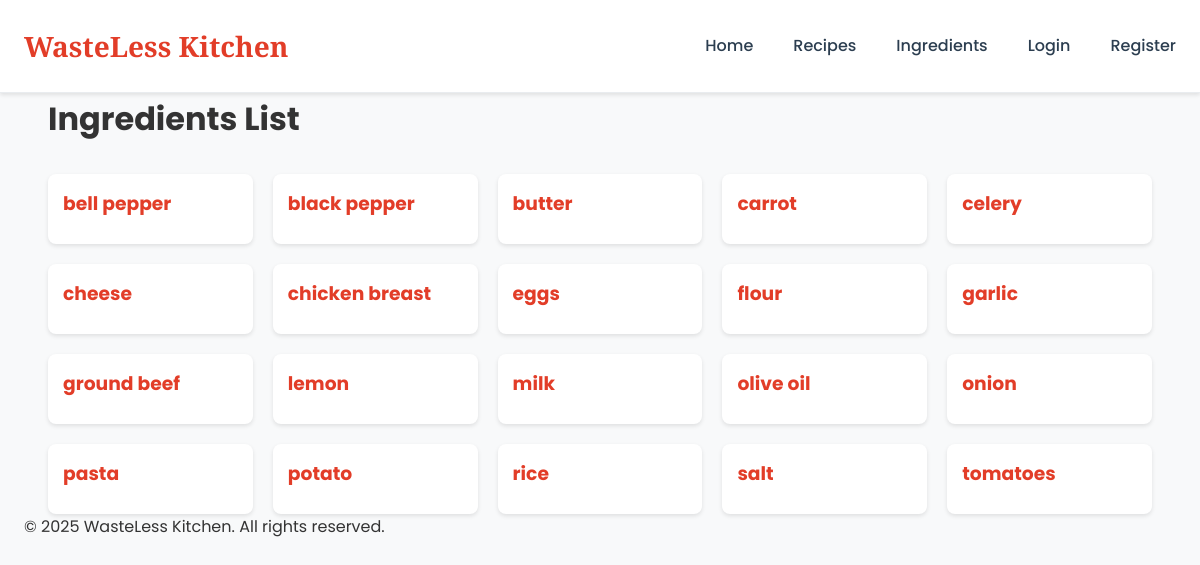
The app's page /views/ingredients.php with its own data.
### tables this page shows
CREATE TABLE IF NOT EXISTS ingredients (
    id INT AUTO_INCREMENT PRIMARY KEY,
    name VARCHAR(100) NOT NULL UNIQUE,
    category VARCHAR(50),
    created_at TIMESTAMP DEFAULT CURRENT_TIMESTAMP
);

### config/connection.php (called while the page is built, shortened)
<?php
$base_url = '/PI';
$conn = getConnection();
return $conn;
?>

### includes/auth.php (called while the page is built, shortened)
<?php
require_once __DIR__ . '/../config/connection.php';
function isLoggedIn() {
    return isset($_SESSION['user_id']);
}
?>

### views/ingredients.php (the view, shortened to what this page needs)
<?php
require_once '../includes/auth.php';
function getAllIngredients() {
    $conn = getConnection();
    $sql = "SELECT * FROM ingredients ORDER BY name ASC";
    $result = $conn->query($sql);
    if ($result->num_rows > 0) {
        return $result->fetch_all(MYSQLI_ASSOC);
    }
    return [];
}
$ingredients = getAllIngredients();
include '../partials/header.php';
?>
<div class="container">
    <h1 class="page-title">Ingredients List</h1>
    <div class="ingredients-grid">
        <?php if (!empty($ingredients)): ?>
            <?php foreach ($ingredients as $ingredient): ?>
                <div class="ingredient-card">
                    <h3><?php echo htmlspecialchars($ingredient['name']); ?></h3>
                </div>
            <?php endforeach; ?>
        <?php else: ?>
            <p class="no-ingredients">No ingredients found. Start by adding some ingredients!</p>
        <?php endif; ?>
    </div>
</div>
<?php include '../partials/footer.php'; ?>

### partials/header.php (shortened to what this page needs)
<?php
require_once __DIR__ . '/../config/connection.php';
require_once __DIR__ . '/../includes/auth.php';
?>
<!DOCTYPE html>
<html lang="en">
<head>
    <link rel="stylesheet" href="<?php echo $base_url; ?>/public/css/style.css">
</head>
<body>    <nav class="navbar">
        <div class="container nav-content">
            <a href="<?php echo $base_url; ?>/" class="logo">WasteLess Kitchen</a>
            <div class="nav-links">
                <a href="<?php echo $base_url; ?>/">Home</a>
                <a href="<?php echo $base_url; ?>/views/recipes.php">Recipes</a>
                <a href="<?php echo $base_url; ?>/views/ingredients.php">Ingredients</a>
                <?php if (isLoggedIn()): ?>
                    <a href="<?php echo $base_url; ?>/views/favorites.php">My Favorites</a>
                    <a href="<?php echo $base_url; ?>/views/profile.php">Profile</a>
                    <a href="<?php echo $base_url; ?>/views/auth/logout.php">Logout</a>
                <?php else: ?>
                    <a href="<?php echo $base_url; ?>/views/auth/login.php">Login</a>
                    <a href="<?php echo $base_url; ?>/views/auth/register.php">Register</a>
                <?php endif; ?>
            </div>
        </div>
    </nav>
    <main class="container"><?php if (isset($error)): ?>
        <div class="alert alert-error"><?php echo $error; ?></div>
    <?php endif; ?>

### partials/footer.php
    </main>
    <footer class="footer">
        <div class="container">
            <p>&copy; <?php echo date('Y'); ?> WasteLess Kitchen. All rights reserved.</p>
        </div>
    </footer>    <script src="<?php echo $base_url; ?>/public/js/main.js"></script>
</body>
</html>

### public/css/style.css (style rules this page uses)
* { margin: 0; padding: 0; box-sizing: border-box; }
:root { --primary-color: #e23d28; --secondary-color: #2c3e50; --accent-color: #ffd700; --text-color: #333333; --light-gray: #f8f9fa; --medium-gray: #e9ecef; --dark-gray: #495057; --white: #ffffff; --shadow-sm: 0 2px 4px rgba(0,0,0,0.1); --shadow-md: 0 4px 6px rgba(0,0,0,0.1); --shadow-lg: 0 10px 15px rgba(0,0,0,0.1); --border-radius: 8px; }
body { font-family: 'Poppins', sans-serif; line-height: 1.6; background-color: var(--light-gray); color: var(--text-color); }
.container { max-width: 1320px; margin: 0 auto; padding: 0 24px; width: 100%; }
.navbar { background-color: var(--white); padding: 1rem 0; box-shadow: var(--shadow-sm); position: sticky; top: 0; z-index: 1000; border-bottom: 1px solid var(--medium-gray); }
.nav-content { display: flex; justify-content: space-between; align-items: center; height: 60px; }
.logo { color: var(--primary-color); font-family: 'Playfair Display', serif; font-size: 1.75rem; font-weight: 700; text-decoration: none; display: flex; align-items: center; gap: 0.5rem; }
.nav-links { display: flex; gap: 2.5rem; align-items: center; }
.nav-links a { color: var(--secondary-color); text-decoration: none; font-weight: 500; font-size: 1rem; padding: 0.5rem 0; position: relative; transition: color 0.3s ease; }
.nav-links a::after { content: ''; position: absolute; bottom: 0; left: 0; width: 0; height: 2px; background-color: var(--primary-color); transition: width 0.3s ease; }
.ingredients-grid { display: grid; grid-template-columns: repeat(auto-fill, minmax(200px, 1fr)); gap: 20px; margin-top: 30px; }
.ingredient-card { background: white; border-radius: 8px; padding: 15px; box-shadow: 0 2px 4px rgba(0,0,0,0.1); transition: transform 0.2s; }
.ingredient-card h3 { margin: 0 0 10px 0; color: var(--primary-color); }

### records on screen
ingredients: name "bell pepper"
ingredients: name "black pepper"
ingredients: name "butter"
ingredients: name "carrot"
ingredients: name "celery"
ingredients: name "cheese"
ingredients: name "chicken breast"
ingredients: name "eggs"
ingredients: name "flour"
ingredients: name "garlic"
ingredients: name "ground beef"
ingredients: name "lemon"
ingredients: name "milk"
ingredients: name "olive oil"
ingredients: name "onion"
ingredients: name "pasta"
ingredients: name "potato"
ingredients: name "rice"
ingredients: name "salt"
ingredients: name "tomatoes"
